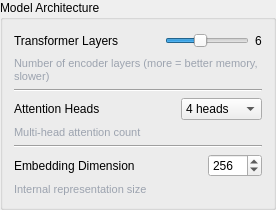
                                <widget class="QGroupBox" name="modelArchitectureGroup">
                                    <property name="title">
                                        <string>Model Architecture</string>
                                    </property>
                                    <layout class="QVBoxLayout" name="modelArchitectureLayout">
                                        <!-- Transformer Layers -->
                                        <item>
                                            <layout class="QHBoxLayout">
                                                <item>
                                                    <widget class="QLabel" name="transformerLayersLabel">
                                                        <property name="text">
                                                            <string>Transformer Layers</string>
                                                        </property>
                                                    </widget>
                                                </item>
                                                <item>
                                                    <spacer name="horizontalSpacer1">
                                                        <property name="orientation">
                                                            <enum>Qt::Horizontal</enum>
                                                        </property>
                                                        <property name="sizeHint" stdset="0">
                                                            <size>
                                                                <width>40</width>
                                                                <height>20</height>
                                                            </size>
                                                        </property>
                                                    </spacer>
                                                </item>
                                                <item>
                                                    <widget class="QSlider" name="transformerLayersSlider">
                                                        <property name="minimum">
                                                            <number>2</number>
                                                        </property>
                                                        <property name="maximum">
                                                            <number>12</number>
                                                        </property>
                                                        <property name="value">
                                                            <number>6</number>
                                                        </property>
                                                        <property name="orientation">
                                                            <enum>Qt::Horizontal</enum>
                                                        </property>
                                                        <property name="minimumWidth">
                                                            <number>200</number>
                                                        </property>
                                                    </widget>
                                                </item>
                                                <item>
                                                    <widget class="QLabel" name="transformerLayersValue">
                                                        <property name="text">
                                                            <string>6</string>
                                                        </property>
                                                        <property name="minimumWidth">
                                                            <number>30</number>
                                                        </property>
                                                    </widget>
                                                </item>
                                            </layout>
                                        </item>
                                        <item>
                                            <widget class="QLabel" name="transformerLayersDesc">
                                                <property name="text">
                                                    <string>Number of encoder layers (more = better memory, slower)</string>
                                                </property>
                                                <property name="styleSheet">
                                                    <string>color: #9CA3AF; font-size: 11px;</string>
                                                </property>
                                                <property name="wordWrap">
                                                    <bool>true</bool>
                                                </property>
                                            </widget>
                                        </item>
                                        <item>
                                            <widget class="Line" name="line1">
                                                <property name="orientation">
                                                    <enum>Qt::Horizontal</enum>
                                                </property>
                                            </widget>
                                        </item>

                                        <!-- Attention Heads -->
                                        <item>
                                            <layout class="QHBoxLayout">
                                                <item>
                                                    <widget class="QLabel" name="attentionHeadsLabel">
                                                        <property name="text">
                                                            <string>Attention Heads</string>
                                                        </property>
                                                    </widget>
                                                </item>
                                                <item>
                                                    <spacer name="horizontalSpacer2">
                                                        <property name="orientation">
                                                            <enum>Qt::Horizontal</enum>
                                                        </property>
                                                        <property name="sizeHint" stdset="0">
                                                            <size>
                                                                <width>40</width>
                                                                <height>20</height>
                                                            </size>
                                                        </property>
                                                    </spacer>
                                                </item>
                                                <item>
                                                    <widget class="QComboBox" name="attentionHeadsCombo">
                                                        <property name="minimumWidth">
                                                            <number>150</number>
                                                        </property>
                                                        <item>
                                                            <property name="text">
                                                                <string>4 heads</string>
                                                            </property>
                                                        </item>
                                                        <item>
                                                            <property name="text">
                                                                <string>8 heads</string>
                                                            </property>
                                                        </item>
                                                        <item>
                                                            <property name="text">
                                                                <string>16 heads</string>
                                                            </property>
                                                        </item>
                                                    </widget>
                                                </item>
                                            </layout>
                                        </item>
                                        <item>
                                            <widget class="QLabel" name="attentionHeadsDesc">
                                                <property name="text">
                                                    <string>Multi-head attention count</string>
                                                </property>
                                                <property name="styleSheet">
                                                    <string>color: #9CA3AF; font-size: 11px;</string>
                                                </property>
                                            </widget>
                                        </item>
                                        <item>
                                            <widget class="Line" name="line2">
                                                <property name="orientation">
                                                    <enum>Qt::Horizontal</enum>
                                                </property>
                                            </widget>
                                        </item>

                                        <!-- Embedding Dimension -->
                                        <item>
                                            <layout class="QHBoxLayout">
                                                <item>
                                                    <widget class="QLabel" name="embeddingDimLabel">
                                                        <property name="text">
                                                            <string>Embedding Dimension</string>
                                                        </property>
                                                    </widget>
                                                </item>
                                                <item>
                                                    <spacer name="horizontalSpacer3">
                                                        <property name="orientation">
                                                            <enum>Qt::Horizontal</enum>
                                                        </property>
                                                        <property name="sizeHint" stdset="0">
                                                            <size>
                                                                <width>40</width>
                                                                <height>20</height>
                                                            </size>
                                                        </property>
                                                    </spacer>
                                                </item>
                                                <item>
                                                    <widget class="QSpinBox" name="embeddingDimSpinBox">
                                                        <property name="minimum">
                                                            <number>32</number>
                                                        </property>
                                                        <property name="maximum">
                                                            <number>2048</number>
                                                        </property>
                                                        <property name="singleStep">
                                                            <number>32</number>
                                                        </property>
                                                        <property name="value">
                                                            <number>256</number>
                                                        </property>
                                                    </widget>
                                                </item>
                                            </layout>
                                        </item>
                                        <item>
                                            <widget class="QLabel" name="embeddingDimDesc">
                                                <property name="text">
                                                    <string>Internal representation size</string>
                                                </property>
                                                <property name="styleSheet">
                                                    <string>color: #9CA3AF; font-size: 11px;</string>
                                                </property>
                                            </widget>
                                        </item>
                                    </layout>
                                </widget>
